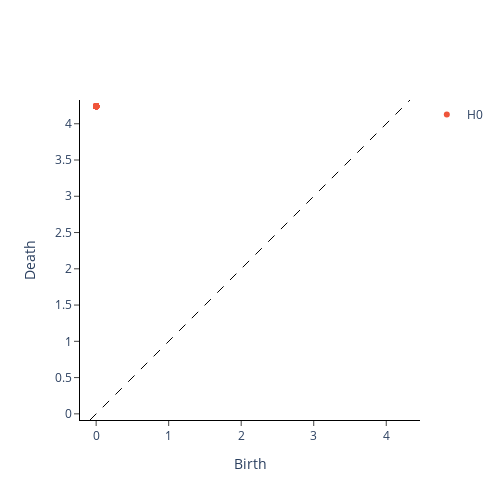

Notebook cell for this chart:
### Markdown cell above
### Línea Recta

### Code cell
X_univariate = np.arange(1, 366, 1)

# homologia_persistente(self, datos, embedding_dimension = 2, embedding_time_delay = 1, window_size = 100,  stride = 4)
embedding_dimension = 10
embedding_time_delay = 3
stride = 3
diagrama_linea_recta, _, _ = mi_tda.homologia_persistente(X_univariate, embedding_dimension = embedding_dimension, embedding_time_delay = embedding_time_delay, window_size = 100,  stride = stride)

# plots
plot_diagram(diagrama_linea_recta)

### Figure 1 — Plotly figure (JSON) as saved in the notebook; plotly's stock layout.template omitted (floating-point values rounded to 4 significant figures)
{"data": [{"hoverinfo": "none", "line": {"color": "black", "dash": "dash", "width": 1}, "mode": "lines", "showlegend": false, "type": "scatter", "x": [-0.08485, 4.327], "y": [-0.08485, 4.327]}, {"hoverinfo": "text", "hovertext": ["(0.0, 4.242640495300293), multiplicity: 99", "(0.0, 4.242640495300293), multiplicity: 99", "(0.0, 4.242640495300293), multiplicity: 99", "(0.0, 4.242640495300293), multiplicity: 99", "(0.0, 4.242640495300293), multiplicity: 99", "(0.0, 4.242640495300293), multiplicity: 99", "(0.0, 4.242640495300293), multiplicity: 99", "(0.0, 4.242640495300293), multiplicity: 99", "(0.0, 4.242640495300293), multiplicity: 99", "(0.0, 4.242640495300293), multiplicity: 99", "(0.0, 4.242640495300293), multiplicity: 99", "(0.0, 4.242640495300293), multiplicity: 99", "(0.0, 4.242640495300293), multiplicity: 99", "(0.0, 4.242640495300293), multiplicity: 99", "(0.0, 4.242640495300293), multiplicity: 99", "(0.0, 4.242640495300293), multiplicity: 99", "(0.0, 4.242640495300293), multiplicity: 99", "(0.0, 4.242640495300293), multiplicity: 99", "(0.0, 4.242640495300293), multiplicity: 99", "(0.0, 4.242640495300293), multiplicity: 99", "(0.0, 4.242640495300293), multiplicity: 99", "(0.0, 4.242640495300293), multiplicity: 99", "(0.0, 4.242640495300293), multiplicity: 99", "(0.0, 4.242640495300293), multiplicity: 99", "(0.0, 4.242640495300293), multiplicity: 99", "(0.0, 4.242640495300293), multiplicity: 99", "(0.0, 4.242640495300293), multiplicity: 99", "(0.0, 4.242640495300293), multiplicity: 99", "(0.0, 4.242640495300293), multiplicity: 99", "(0.0, 4.242640495300293), multiplicity: 99", "(0.0, 4.242640495300293), multiplicity: 99", "(0.0, 4.242640495300293), multiplicity: 99", "(0.0, 4.242640495300293), multiplicity: 99", "(0.0, 4.242640495300293), multiplicity: 99", "(0.0, 4.242640495300293), multiplicity: 99", "(0.0, 4.242640495300293), multiplicity: 99", "(0.0, 4.242640495300293), multiplicity: 99", "(0.0, 4.242640495300293), multiplicity: 99", "(0.0, 4.242640495300293), multiplicity: 99", "(0.0, 4.242640495300293), multiplicity: 99", "(0.0, 4.242640495300293), multiplicity: 99", "(0.0, 4.242640495300293), multiplicity: 99", "(0.0, 4.242640495300293), multiplicity: 99", "(0.0, 4.242640495300293), multiplicity: 99", "(0.0, 4.242640495300293), multiplicity: 99", "(0.0, 4.242640495300293), multiplicity: 99", "(0.0, 4.242640495300293), multiplicity: 99", "(0.0, 4.242640495300293), multiplicity: 99", "(0.0, 4.242640495300293), multiplicity: 99", "(0.0, 4.242640495300293), multiplicity: 99", "(0.0, 4.242640495300293), multiplicity: 99", "(0.0, 4.242640495300293), multiplicity: 99", "(0.0, 4.242640495300293), multiplicity: 99", "(0.0, 4.242640495300293), multiplicity: 99", "(0.0, 4.242640495300293), multiplicity: 99", "(0.0, 4.242640495300293), multiplicity: 99", "(0.0, 4.242640495300293), multiplicity: 99", "(0.0, 4.242640495300293), multiplicity: 99", "(0.0, 4.242640495300293), multiplicity: 99", "(0.0, 4.242640495300293), multiplicity: 99", "(0.0, 4.242640495300293), multiplicity: 99", "(0.0, 4.242640495300293), multiplicity: 99", "(0.0, 4.242640495300293), multiplicity: 99", "(0.0, 4.242640495300293), multiplicity: 99", "(0.0, 4.242640495300293), multiplicity: 99", "(0.0, 4.242640495300293), multiplicity: 99", "(0.0, 4.242640495300293), multiplicity: 99", "(0.0, 4.242640495300293), multiplicity: 99", "(0.0, 4.242640495300293), multiplicity: 99", "(0.0, 4.242640495300293), multiplicity: 99", "(0.0, 4.242640495300293), multiplicity: 99", "(0.0, 4.242640495300293), multiplicity: 99", "(0.0, 4.242640495300293), multiplicity: 99", "(0.0, 4.242640495300293), multiplicity: 99", "(0.0, 4.242640495300293), multiplicity: 99", "(0.0, 4.242640495300293), multiplicity: 99", "(0.0, 4.242640495300293), multiplicity: 99", "(0.0, 4.242640495300293), multiplicity: 99", "(0.0, 4.242640495300293), multiplicity: 99", "(0.0, 4.242640495300293), multiplicity: 99", "(0.0, 4.242640495300293), multiplicity: 99", "(0.0, 4.242640495300293), multiplicity: 99", "(0.0, 4.242640495300293), multiplicity: 99", "(0.0, 4.242640495300293), multiplicity: 99", "(0.0, 4.242640495300293), multiplicity: 99", "(0.0, 4.242640495300293), multiplicity: 99", "(0.0, 4.242640495300293), multiplicity: 99", "(0.0, 4.242640495300293), multiplicity: 99", "(0.0, 4.242640495300293), multiplicity: 99", "(0.0, 4.242640495300293), multiplicity: 99", "(0.0, 4.242640495300293), multiplicity: 99", "(0.0, 4.242640495300293), multiplicity: 99", "(0.0, 4.242640495300293), multiplicity: 99", "(0.0, 4.242640495300293), multiplicity: 99", "(0.0, 4.242640495300293), multiplicity: 99", "(0.0, 4.242640495300293), multiplicity: 99", "(0.0, 4.242640495300293), multiplicity: 99", "(0.0, 4.242640495300293), multiplicity: 99", "(0.0, 4.242640495300293), multiplicity: 99"], "mode": "markers", "name": "H0", "type": "scatter", "x": [0, 0, 0, 0, 0, 0, 0, 0, 0, 0, 0, 0, 0, 0, 0, 0, 0, 0, 0, 0, 0, 0, 0, 0, 0, 0, 0, 0, 0, 0, 0, 0, 0, 0, 0, 0, 0, 0, 0, 0, 0, 0, 0, 0, 0, 0, 0, 0, 0, 0, 0, 0, 0, 0, 0, 0, 0, 0, 0, 0, 0, 0, 0, 0, 0, 0, 0, 0, 0, 0, 0, 0, 0, 0, 0, 0, 0, 0, 0, 0, 0, 0, 0, 0, 0, 0, 0, 0, 0, 0, 0, 0, 0, 0, 0, 0, 0, 0, 0], "y": [4.243, 4.243, 4.243, 4.243, 4.243, 4.243, 4.243, 4.243, 4.243, 4.243, 4.243, 4.243, 4.243, 4.243, 4.243, 4.243, 4.243, 4.243, 4.243, 4.243, 4.243, 4.243, 4.243, 4.243, 4.243, 4.243, 4.243, 4.243, 4.243, 4.243, 4.243, 4.243, 4.243, 4.243, 4.243, 4.243, 4.243, 4.243, 4.243, 4.243, 4.243, 4.243, 4.243, 4.243, 4.243, 4.243, 4.243, 4.243, 4.243, 4.243, 4.243, 4.243, 4.243, 4.243, 4.243, 4.243, 4.243, 4.243, 4.243, 4.243, 4.243, 4.243, 4.243, 4.243, 4.243, 4.243, 4.243, 4.243, 4.243, 4.243, 4.243, 4.243, 4.243, 4.243, 4.243, 4.243, 4.243, 4.243, 4.243, 4.243, 4.243, 4.243, 4.243, 4.243, 4.243, 4.243, 4.243, 4.243, 4.243, 4.243, 4.243, 4.243, 4.243, 4.243, 4.243, 4.243, 4.243, 4.243, 4.243]}, {"hoverinfo": "text", "hovertext": [], "mode": "markers", "name": "H1", "type": "scatter", "x": [], "y": []}, {"hoverinfo": "text", "hovertext": [], "mode": "markers", "name": "H2", "type": "scatter", "x": [], "y": []}], "layout": {"height": 500, "plot_bgcolor": "white", "width": 500, "xaxis": {"autorange": false, "exponentformat": "e", "linecolor": "black", "linewidth": 1, "mirror": false, "range": [-0.08485, 4.327], "showexponent": "all", "showline": true, "side": "bottom", "ticks": "outside", "title": {"text": "Birth"}, "type": "linear", "zeroline": true}, "yaxis": {"autorange": false, "exponentformat": "e", "linecolor": "black", "linewidth": 1, "mirror": false, "range": [-0.08485, 4.327], "scaleanchor": "x", "scaleratio": 1, "showexponent": "all", "showline": true, "side": "left", "ticks": "outside", "title": {"text": "Death"}, "type": "linear", "zeroline": true}}}
